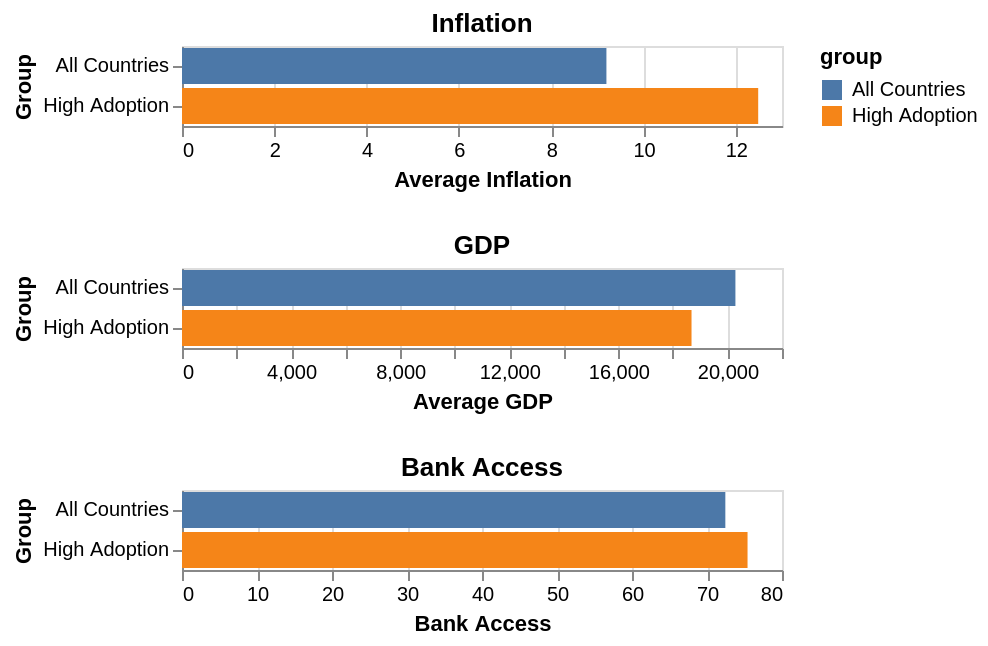

The notebook cell this image was saved under:
### Markdown cell above
Comparing the economic profiles of high-adoption countries versus all countries using bar charts:

### Code cell
import pandas as pd
import altair as alt

high_inflation = high_adoption["avg_inflation"].mean()
high_gdp = high_adoption["avg_gdp"].mean()
high_bank = high_adoption["bank_access"].mean()

all_inflation = h4_data["avg_inflation"].mean()
all_gdp = h4_data["avg_gdp"].mean()
all_bank = h4_data["bank_access"].mean()


compare_df = pd.DataFrame({
    "group": ["High Adoption", "All Countries"],
    "avg_inflation": [high_inflation, all_inflation],
    "avg_gdp": [high_gdp, all_gdp],
    "bank_access": [high_bank, all_bank]
})


chart1 = alt.Chart(compare_df).mark_bar().encode(
    y=alt.Y("group", title="Group"),
    x=alt.X("avg_inflation", title="Average Inflation"),
    color="group"
).properties(title="Inflation")


chart2 = alt.Chart(compare_df).mark_bar().encode(
    y=alt.Y("group", title="Group"),
    x=alt.X("avg_gdp", title="Average GDP"),
    color="group"
).properties(title="GDP")


chart3 = alt.Chart(compare_df).mark_bar().encode(
    y=alt.Y("group", title="Group"),
    x=alt.X("bank_access", title="Bank Access"),
    color="group"
).properties(title="Bank Access")

chart1 & chart2 & chart3

### Figure 1 — Vega-Lite specification as saved in the notebook (floating-point values rounded to 4 significant figures)
{"config": {"view": {"continuousWidth": 300, "continuousHeight": 300}}, "vconcat": [{"mark": {"type": "bar"}, "encoding": {"color": {"field": "group", "type": "nominal"}, "x": {"field": "avg_inflation", "title": "Average Inflation", "type": "quantitative"}, "y": {"field": "group", "title": "Group", "type": "nominal"}}, "title": "Inflation"}, {"mark": {"type": "bar"}, "encoding": {"color": {"field": "group", "type": "nominal"}, "x": {"field": "avg_gdp", "title": "Average GDP", "type": "quantitative"}, "y": {"field": "group", "title": "Group", "type": "nominal"}}, "title": "GDP"}, {"mark": {"type": "bar"}, "encoding": {"color": {"field": "group", "type": "nominal"}, "x": {"field": "bank_access", "title": "Bank Access", "type": "quantitative"}, "y": {"field": "group", "title": "Group", "type": "nominal"}}, "title": "Bank Access"}], "data": {"name": "data-c9c3a00075ef671c14b3cb2ab41b5085"}, "$schema": "https://vega.github.io/schema/vega-lite/v6.1.0.json", "datasets": {"data-c9c3a00075ef671c14b3cb2ab41b5085": [{"group": "High Adoption", "avg_inflation": 12.48, "avg_gdp": 18680.0, "bank_access": 75.41}, {"group": "All Countries", "avg_inflation": 9.196, "avg_gdp": 20290.0, "bank_access": 72.45}]}}
